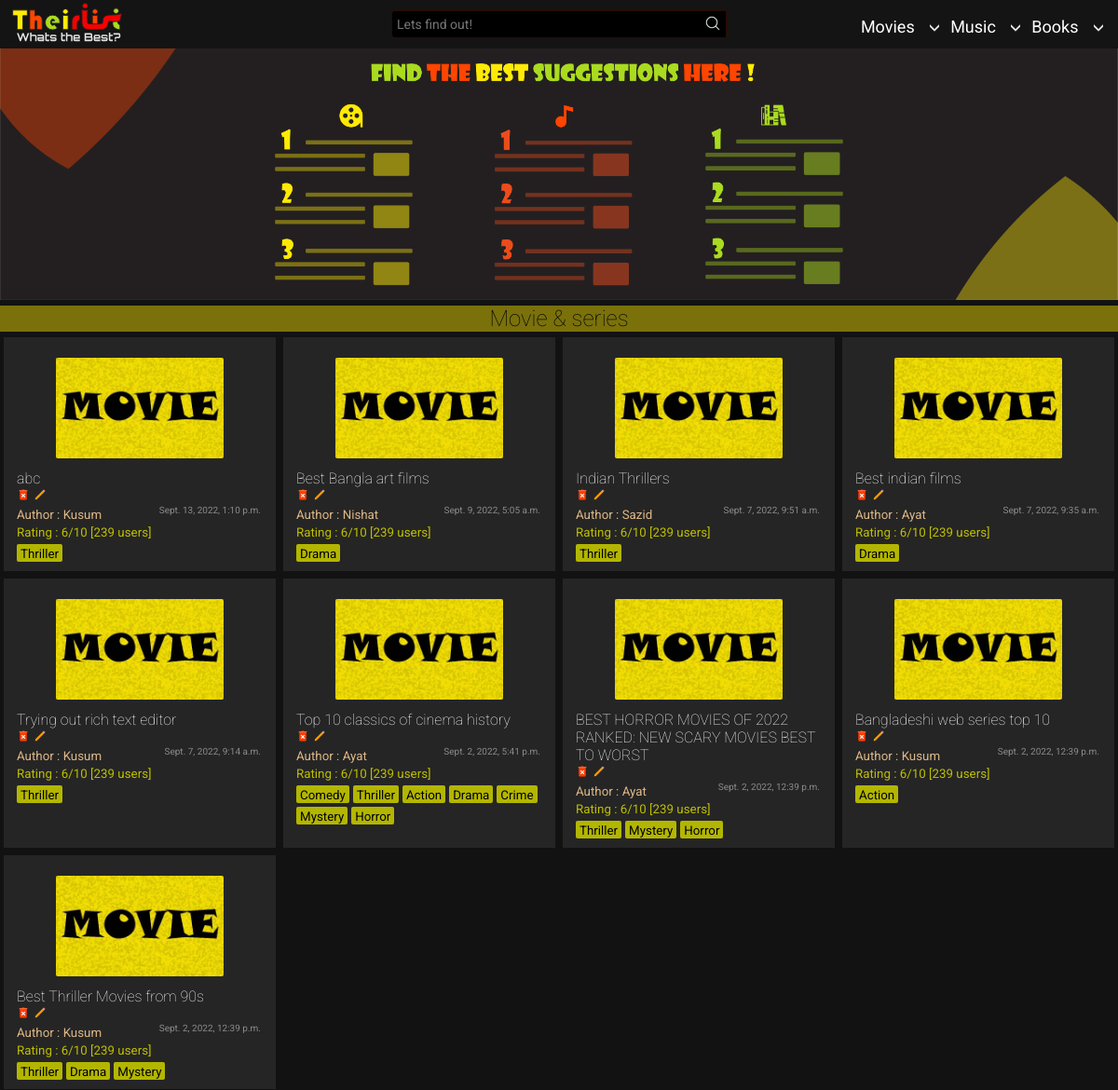
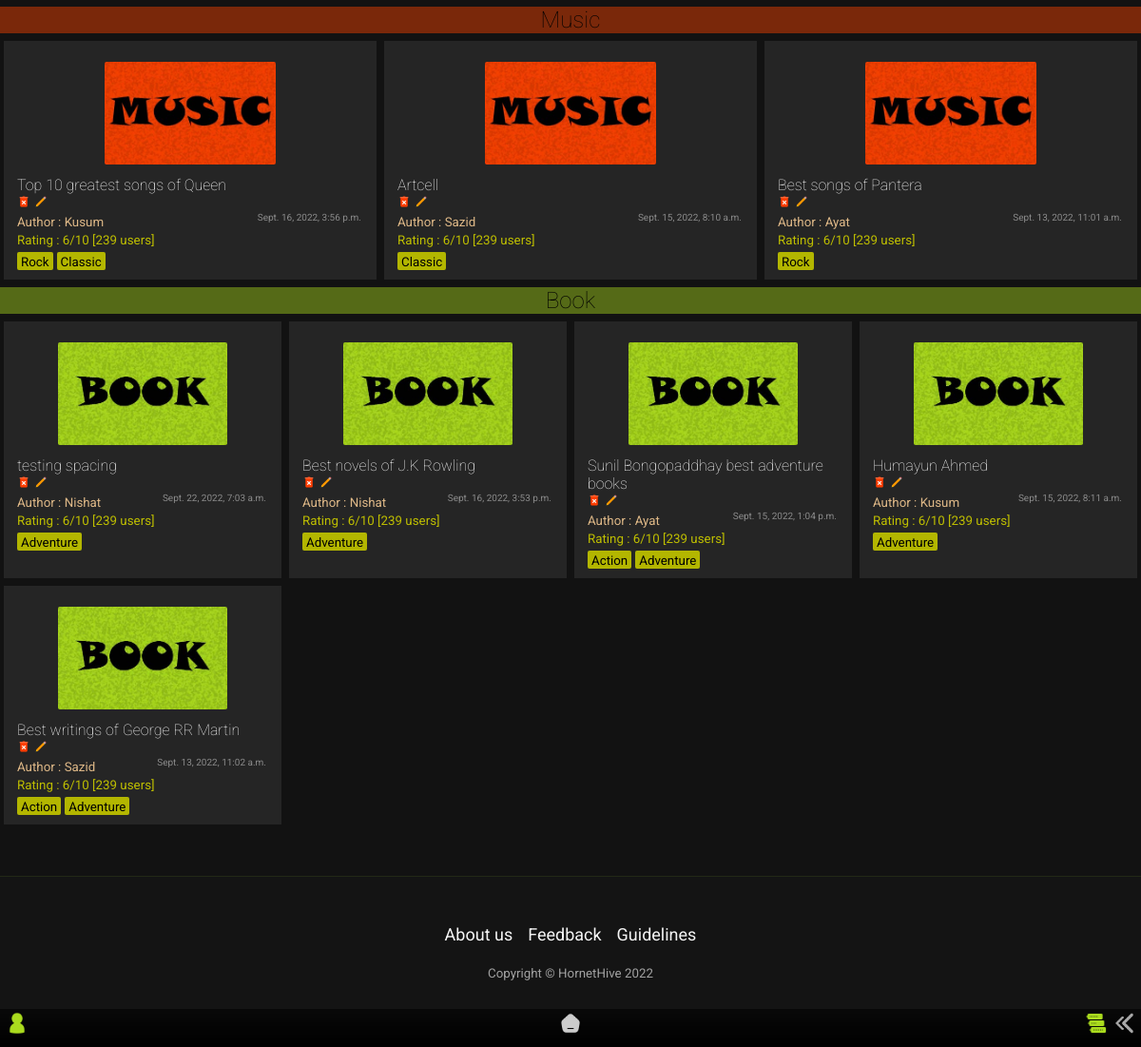
/home/all, run on an earlier commit of the app's database (2 pictures, top to bottom).
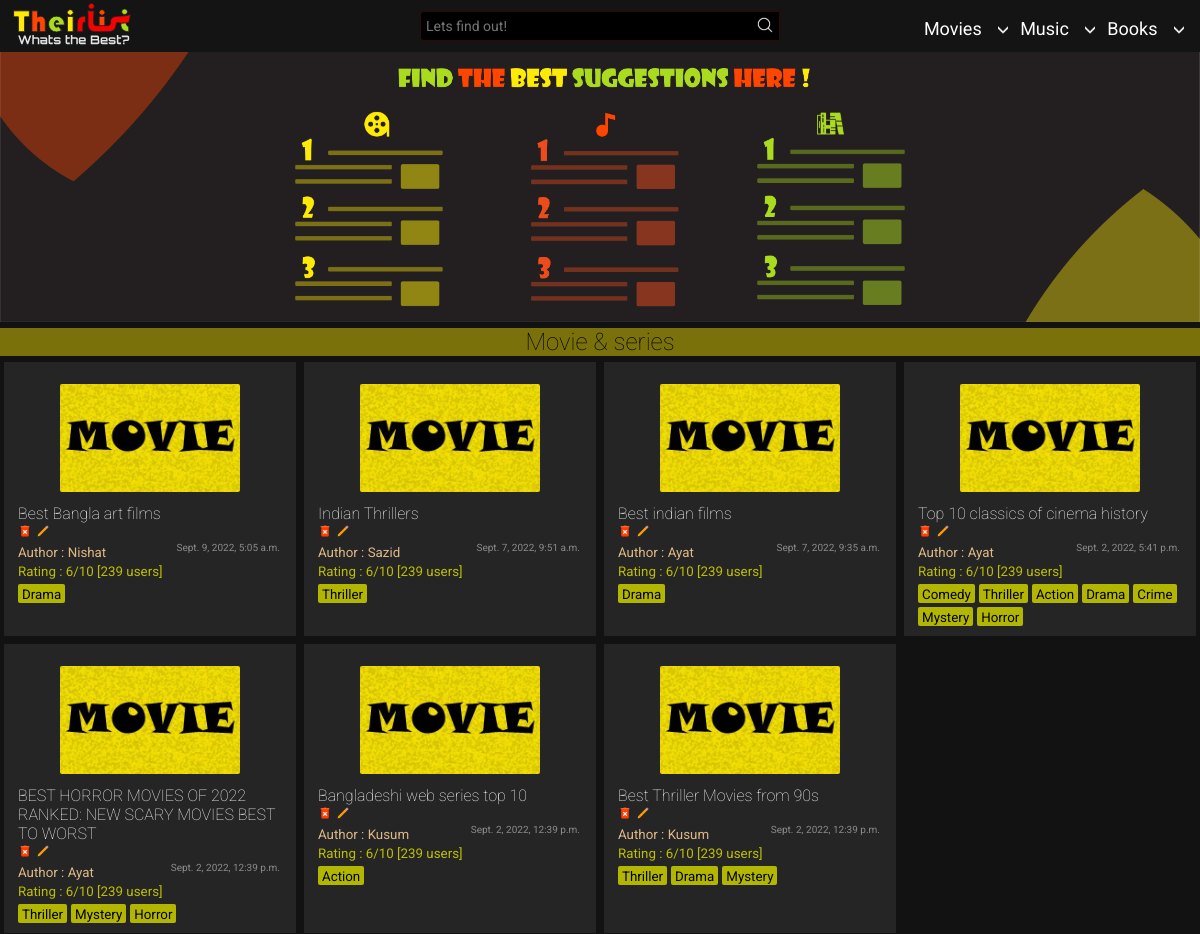
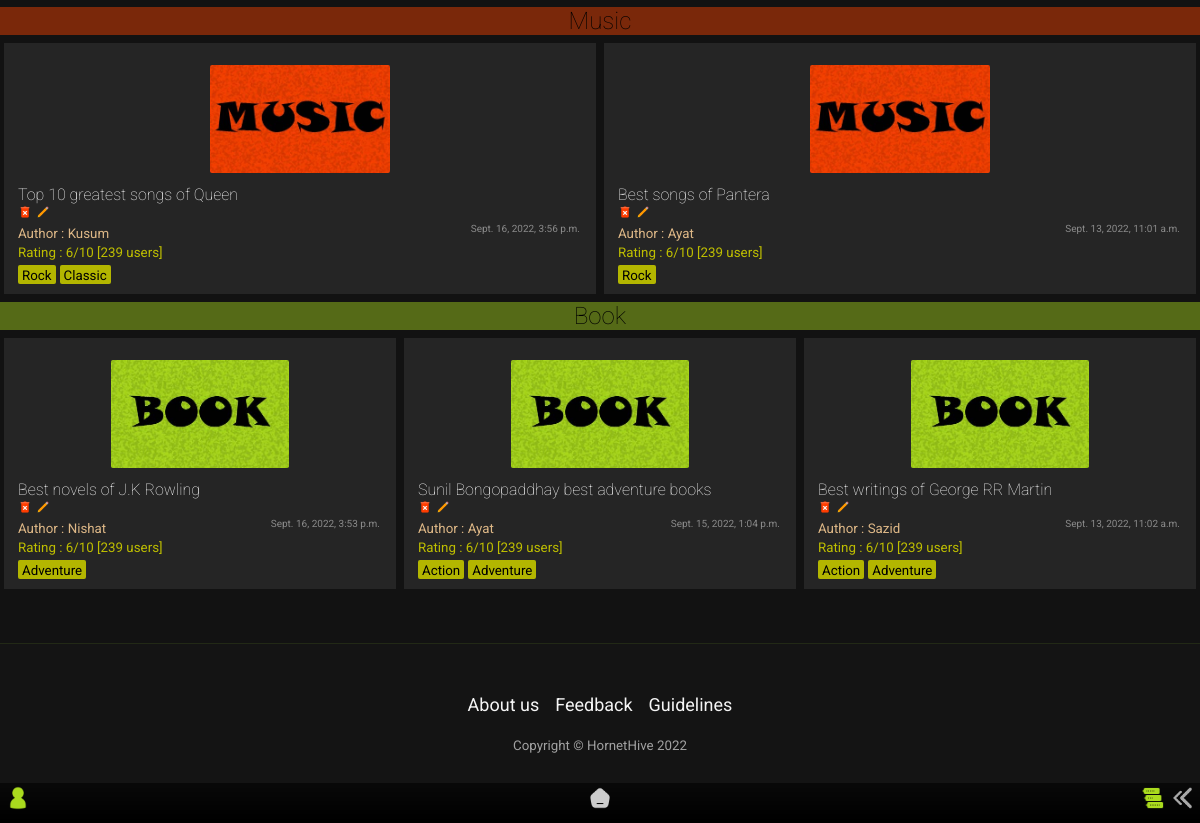
And on a later commit of the database (2 pictures, top to bottom).
### app/models.py (models this page shows, shortened)
class List(models.Model):
    title = models.CharField(max_length=65)
    author = models.ForeignKey('Author',on_delete=models.SET_NULL,null=True)
    genre = models.ManyToManyField('Genre')
    posted = models.DateTimeField(auto_now_add=True)
    content = RichTextField(null=True,default=' ')
    type = models.CharField(max_length=10,default="Movie")
    slug = models.SlugField(max_length= 300,null=True, blank = True, unique=True)

class Author(models.Model):
    name = models.CharField(max_length=300)
    def __str__(self):
        return self.name

class Genre(models.Model):
    name = models.CharField(max_length=150)
    def __str__(self):
        return self.name

class MusicList(models.Model):
    title = models.CharField(max_length=65)
    author = models.ForeignKey('Author',on_delete=models.SET_NULL,null=True)
    genre = models.ManyToManyField('MusicGenre')
    posted = models.DateTimeField(auto_now_add=True)
    content = RichTextField(null=True,default=' ')
    type = models.CharField(max_length=10,default="Music")
    slug = models.SlugField(max_length= 300,null=True, blank = True, unique=True)

class MusicGenre(models.Model):
    name = models.CharField(max_length=150)
    def __str__(self):
        return self.name

class BookList(models.Model):
    title = models.CharField(max_length=65)
    author = models.ForeignKey('Author',on_delete=models.SET_NULL,null=True)
    creator = models.ForeignKey(User,on_delete=models.SET_NULL,blank=True, null=True)
    genre = models.ManyToManyField('BookGenre')
    posted = models.DateTimeField(auto_now_add=True)
    content = RichTextField(null=True,default=' ')
    type = models.CharField(max_length=10,default="book")
    slug = models.SlugField(max_length= 300,null=True, blank = True, unique=True)

class BookGenre(models.Model):
    name = models.CharField(max_length=150)
    def __str__(self):
        return self.name

### app/views.py (the view)
# urls.py: path('all',views.all, name='all'),
def all(request):
    movie = List.objects.filter(posted__gte=timezone.now() - timedelta(days=30)).all().order_by("-id")
    music = MusicList.objects.filter(posted__gte=timezone.now() - timedelta(days=30)).all().order_by("-id")
    book = BookList.objects.filter(posted__gte=timezone.now() - timedelta(days=30)).all().order_by("-id")
    allPosts = list(movie)
    allPostsmusic = list(music)
    allPostsbook = list(book)
    params = {'allPosts' : allPosts, 'allPostsmusic' : allPostsmusic, 'allPostsbook' : allPostsbook}
    return render(request, 'app/all.html', params)

### templates/app/all.html (shortened to what this page needs)
{% extends "index.html" %}
{% load static %}
{% block content %}
<div class = "poster"><img src="{% static 'app/images/poster.jpg' %}" alt=""></div>
<section>
  <div class="headline headline-top"><h1 class="headline-all">Movie & series</h1></div>
  <div class="contain-sec movie-contain" id="contain-sec">
    {% for lola in allPosts %}
    <div class="elements">
      <div class="thumb">
        <img src="{% static 'app/images/movie-poster.jpg' %}" width="100px" />
      </div>
      <div class="Title">
        <a href="list/{{lola.slug}}/"><h4 class="tit">{{lola.title}}</h4></a>
        <a href="{% url 'app:delete_movie' lola.slug %}"><img src ="{% static 'app/images/delete.png' %}"></a>
        <a href="{% url 'app:update_list' lola.slug %}"><img src ="{% static 'app/images/edit.png' %}"></a>
      </div>
      <div class="Author">
        <small>Author : {{lola.author}}<span>{{lola.posted}}</span></small>
      </div>
      <div class="rating"><small>Rating : 6/10 [239 users]</small></div>
        {% for tag in lola.genre.all %}
        <div class="Genre">
        <small>{{ tag }}</small>
        </div>
          {% empty %}
          No tags!
        {% endfor %}
    </div>
    {% endfor %}
  </div>
  <div class="headline headline-middle"><h1 class="headline-all">Music</h1></div>
  <div class="contain-sec music-contain" id="contain-sec">
    {% for lola in allPostsmusic %}
    <div class="elements">
      <div class="thumb">
        <img src="{% static 'app/images/music-poster.jpg' %}" width="100px" />
      </div>
      <div class="Title">
        <a href="musiclist/{{lola.slug}}/"><h4 class="tit">{{lola.title}}</h4></a>
        <a href="{% url 'app:delete_music' lola.slug %}"><img src ="{% static 'app/images/delete.png' %}"></a>
        <a href="{% url 'app:update_musiclist' lola.slug %}"><img src ="{% static 'app/images/edit.png' %}"></a>
      </div>
      <div class="Author">
        <small>Author : {{lola.author}}<span>{{lola.posted}}</span></small>
      </div>
      <div class="rating"><small>Rating : 6/10 [239 users]</small></div>
        {% for tag in lola.genre.all %}
        <div class="Genre">
        <small>{{ tag }}</small>
        </div>
          {% empty %}
          No tags!
        {% endfor %}
    </div>
    {% endfor %}
  </div>
  <div class="headline headline-bottom"><h1 class="headline-all">Book</h1></div>
  <div class="contain-sec book-contain" id="contain-sec">
    {% for lola in allPostsbook %}
    <div class="elements">
      <div class="thumb">
        <img src="{% static 'app/images/book-poster.jpg' %}" width="100px" />
      </div>
      <div class="Title">
        <a href="booklist/{{lola.slug}}/"><h4 class="tit">{{lola.title}}</h4></a>
        <a href="{% url 'app:delete_book' lola.slug %}"><img src ="{% static 'app/images/delete.png' %}"></a>
        <a href="{% url 'app:update_booklist' lola.slug %}"><img src ="{% static 'app/images/edit.png' %}"></a>
      </div>
      <div class="Author">
        <small>Author : {{lola.author}}<span>{{lola.posted}}</span></small>
      </div>
      <div class="rating"><small>Rating : 6/10 [239 users]</small></div>
        {% for tag in lola.genre.all %}
        <div class="Genre">
        <small>{{ tag }}</small>
        </div>
          {% empty %}
          No tags!
        {% endfor %}
    </div>
    {% endfor %}
  </div>
</section>
<footer class="fout">
  <div class="foot-options">
  <a href="{% url "app:about_us" %}">About us</a>
  <a href="{% url "app:feedback" %}">Feedback</a>
  <a href="{% url "app:guidelines" %}">Guidelines</a>
  </div>
  <div class="foot-copy">
  <small>Copyright &copy; HornetHive 2022</small>
  </div>
</footer>
{% endblock content %}

### templates/index.html (shortened to what this page needs)
{% load static %}
<!DOCTYPE html>
<html lang="en">
  <head>
    <link rel="stylesheet" href="{% static 'app/css/desk.css' %}" />
    <link rel="stylesheet" href="{% static 'app/css/mobile.css' %}" />
    <link rel="stylesheet" href="{% static 'app/css/search.css' %}" />
    <link rel="stylesheet" href="{% static 'app/css/content_css.css' %}" />
  </head>
  <header>
    <nav class="nav">
      <div class="logo"></div>
      <div class="wrap">
        <form method="GET" action="{% url 'app:search' %}">
        <div class="search">
          <input
            type="text"
            class="searchTerm"
            placeholder="Lets find out!"
            name="query"
            id="query"
          />
          <button type="submit" class="searchButton">
            <img src="{% static 'app/images/search.png' %}">
          </button>
        </div>
      </form>
      </div>
    <div class="nav-menu-list">
        <ul class="nav-main-op">
            <li>
              <a href="{% url 'app:list' %}">Movies</a> <span class="nav-movie-expand"><img src="{% static 'app/images/dropdown.png' %}" alt=""></span>
            </li>
            <li>
              <a href="{% url 'app:musiclist' %}">Music</a> <span class="nav-music-expand"><img src="{% static 'app/images/dropdown.png' %}" alt=""></span>
            </li>
            <li>
              <a href="{% url 'app:booklist' %}">Books</a> <span class="nav-book-expand"><img src="{% static 'app/images/dropdown.png' %}" alt=""></span>
            </li>
          </ul>
      </div>
    </nav>
  </header>
  <body>
    {% block content %}
    {% endblock content %}
    <doc class="doc-bar">
        <div class="doc-stuff-left">
        <div class="user-doc-logo"><img src="{% static 'app/images/user.png' %}"></div>
    </div>
        <div class="doc-stuff-center"><a href="{% url 'app:all' %}"><img src="{% static 'app/images/home.png' %}"></a></div>
        <div class="doc-stuff-right">
          <a href="{% url 'app:chat' %}"><img class="com-chat" src="{% static 'app/images/community.png' %}"></a>
          <button onClick="javascript:history.go(-1);"><img src="{% static 'app/images/back.png' %}" alt=""></button>
        </div>
    </doc>
  </body>
</html>

### static/app/css/desk.css (style rules this page uses)
:root { --rd: #D10000; --white: #ffffff; --rd2: #9DAAF2; }
* { margin: 0; padding: 0; box-sizing: border-box; font-family: 'Roboto', sans-serif; }
body { background-color: #121212; }
.nav { position: fixed; display: flex; justify-content: space-between; flex-wrap: wrap; align-items: center; height: 52px; left: 0; right: 0; z-index: 10; background-color: rgb(20, 20, 20); }
.logo { position: absolute; top: 0px; left: 0px; height: 50px; width: 120px; margin: 2px 12px; }
.nav-menu-list { position: absolute; top: 10px; right: 0; margin: 0 16px; }
.nav-main-op { display: flex; flex-direction: row; }
.nav-main-op a { margin: 0 12px; text-decoration: none; color: white; font-size: 18px; transition: all 250ms ease-in-out; }
.nav-main-op li { font-size: 18px; list-style: none; margin: 8px auto; color: white; cursor: pointer; }
.nav-movie-expand img, .nav-music-expand img, .nav-book-expand img { width: 10px; }
.doc-bar { position: fixed; display: flex; flex-wrap: wrap; flex-direction: row; align-items: center; justify-content: space-between; height: 40px; padding-top: 0px; padding-bottom: 6px; left: 0; right: 0; bottom: 0; background: linear-gradient(rgba(0, 0, 0, 0.548), #000000 ); z-index: 12; }
.doc-stuff-left { display: flex; position: relative; justify-content: flex-start; align-items: center; width: 70px; padding: 3px 0px; margin-bottom: 0px; margin-left: 6px; }
.user-doc-logo { height: max-content; }
.user-doc-logo img { height: 24px; width: auto; cursor: pointer; }
.doc-stuff-center { width: max-content; display: flex; justify-content: center; }
.doc-stuff-center img { height: 22px; }
.doc-stuff-right { justify-content: end; display: flex; width: 70px; position: relative; margin-right: 6px; }
.doc-stuff-right button { background: none; color: inherit; border: none; padding: 0; font: inherit; cursor: pointer; outline: inherit; }
.doc-stuff-right img { height: 22px; width: 22px }
.doc-stuff-right .com-chat { margin-right: 8px; }
.poster { position: relative; padding-top: 50px; width: max-content; max-width: 100%; }
.poster img { width: 100vw; max-width: 100%; }
.fout { position: relative; display: flex; flex-wrap: wrap; flex-direction: column; align-items: center; height: 180px; width: 100vw; max-width: 100%; background-color: rgb(20 20 20); bottom: 0; z-index: 10; padding-top: 50px; border-top: 1px solid rgba(172, 255, 47, 0.089); }
.fout .foot-options a { font-size: 18px; padding: 8px 6px; color: whitesmoke; cursor: pointer!important; transition: all 250ms ease-in-out; }
.foot-copy small { color: rgb(161, 161, 161); }
.foot-copy { padding-top: 20px; }

### static/app/css/search.css (style rules this page uses)
.search { width: 100%; position: relative; display: flex; }
.searchTerm { width: 100%; border: 1px solid rgba(255, 68, 0, 0.171); border-right: none; padding: 5px; height: 30px; border-radius: 4px 0 0 4px; outline: none; color: #9dbfaf; background-color: black; font-size: 14px; }
.searchButton { width: 32px; height: 30px; border: 1px solid rgba(255, 68, 0, 0.171); border-left: none; background: black; text-align: center; color: white; border-radius: 0 2px 2px 0; cursor: pointer; font-size: 20px; transition: all 250ms ease-in-out; }
.searchButton img { height: 16px; }
.wrap { width: 30%; position: absolute; top: 50%; left: 50%; transform: translate(-50%, -50%); }

### staticfiles/app/css/content_css.css (style rules this page uses)
section { position: relative; z-index: 0; }
a { text-decoration: none; }
.contain-sec { padding-top: 50px; display: grid; width: 100%; grid-template-rows: repeat(auto-fit, minmax(100px, 1fr)); grid-template-columns: repeat(auto-fit, minmax(250px, 1fr)); position: relative; margin-bottom: 100px; }
.elements { padding: 10px 14px; width: auto; background-color: rgb(37, 37, 37); margin: 4px; border-radius: 0px; position: relative; }
.thumb { display: grid; justify-content: center; }
.thumb img { height: 108px; width: auto; border-radius: 2px; margin: 12px; }
.tit { color: white; font-weight: lighter; }
.Author { color: burlywood; }
.Author span { color: rgb(138, 138, 138); position: absolute; margin-right: 16px; right: 0; cursor: pointer; font-size: 10px; }
.rating { color: rgb(190, 190, 0); }
.Genre { margin: 0px 0px; margin-top: 4px; padding: 0px 4px; border-radius: 2px; background-color: rgb(179, 182, 0); color: rgb(0, 0, 0); width: max-content; cursor: pointer; display: inline-block; transition: all 100ms ease-in-out; }

### templates/app/all.html (style rules this page uses)
.Title img { height: 14px; }

What changed in the data, as far as the page shows it:
removed List: title "abc", author "Kusum", posted "Sept. 13, 2022, 1:10 p.m.", Genre (name "Thriller")
removed List: title "Trying out rich text editor", author "Kusum", posted "Sept. 7, 2022, 9:14 a.m.", Genre (name "Thriller")
removed MusicList: title "Artcell", author "Sazid", posted "Sept. 15, 2022, 8:10 a.m.", MusicGenre (name "Classic")
removed BookList: title "testing spacing", author "Nishat", posted "Sept. 22, 2022, 7:03 a.m.", BookGenre (name "Adventure")
removed BookList: title "Humayun Ahmed", author "Kusum", posted "Sept. 15, 2022, 8:11 a.m.", BookGenre (name "Adventure")
